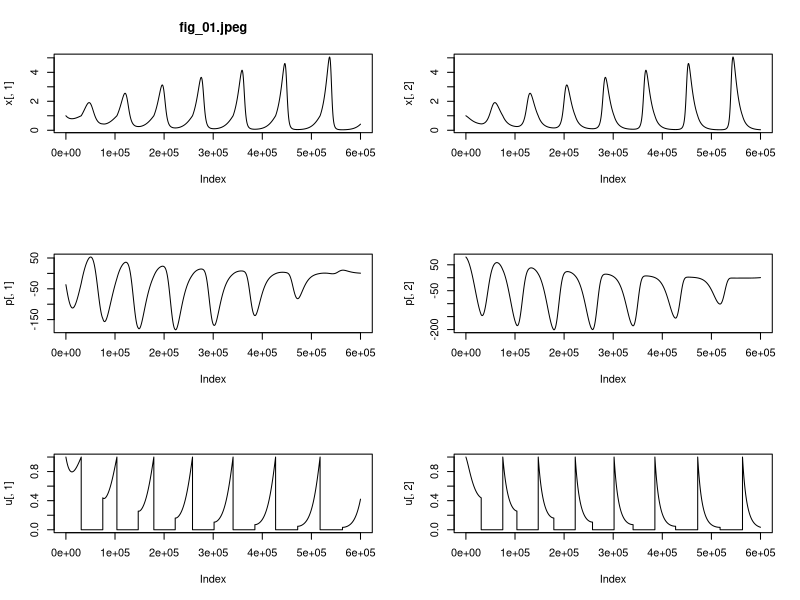
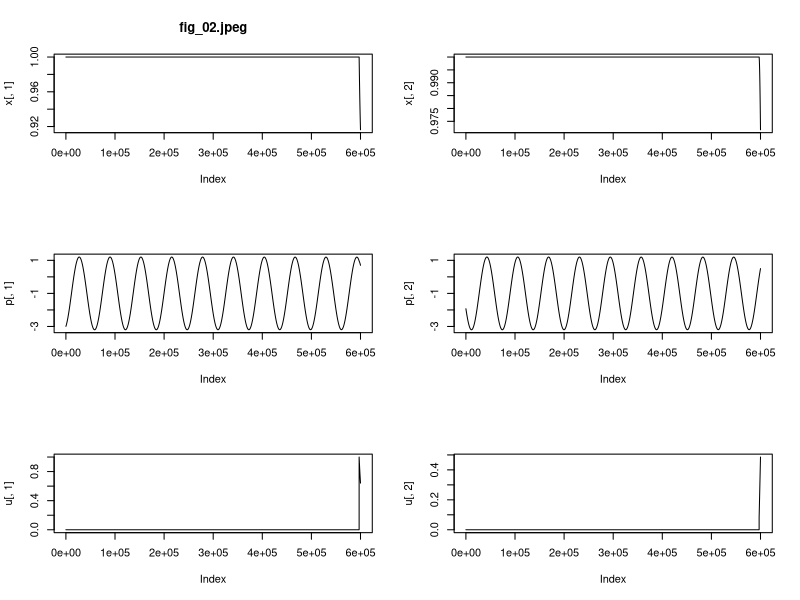
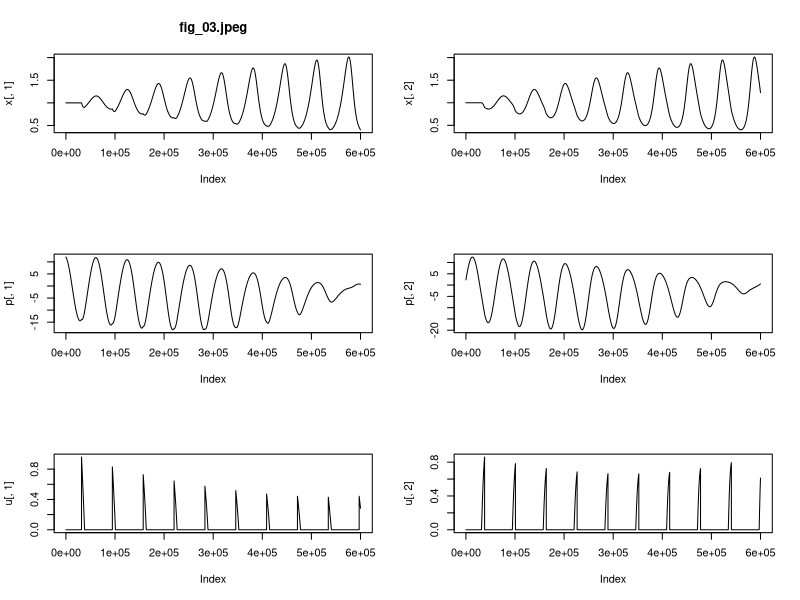
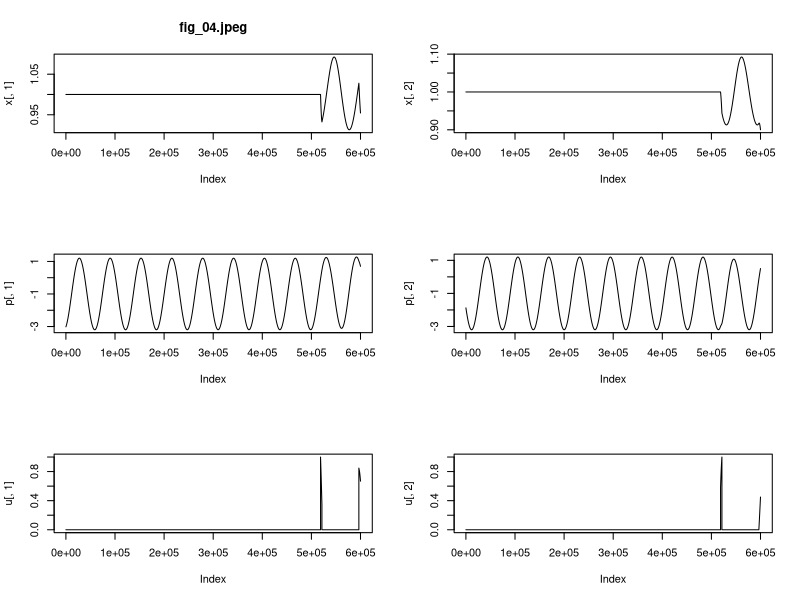

Write R code to recreate these figures, in order. (Note: a time limit stopped this script after it produced the figures.)
# https://www.w3schools.com/r/r_operators.asp

del = 10^(-4)

t1 = 0
t2 = 60

np = round((t2-t1)/del) + 1

t = seq(t1, t2, length.out = np)

del = t[2] - t[1]

p = matrix(rep(1,2*np), ncol=2)

numiter = 10

nom = 'fig_'

for (k in 1:numiter){
  print('-----------------------------------------------')
  x = matrix(rep(0,2*np), ncol=2)

  x1 = c(1,1)
  x[1,] = x1

  for (i in 2:np){
    uu = p[i-1,]*x1
    if (!((0 <= uu[1] & uu[1] <= 1) & (0 <= uu[2] & uu[2] <= 1))){
      uu = c(0,0)
    }
    mat1 = matrix(c(1, x1[2], -x1[1], -1), ncol=2)
    mat2 = matrix(c(.4*uu[1], 0, 0, .2*uu[2]), ncol=2)
    x2 = x1 + del * (mat1 %*% x1 - mat2 %*% x1)
    x[i,] = x2
    x1 = x2
  }

  u = matrix(rep(0,2*np), ncol=2)

  for (i in 1:np){
    uu = p[i,] * x[i,]
    if ((0 <= uu[1] & uu[1] <= 1) & (0 <= uu[2] & uu[2] <= 1)){
      u[i,] = uu
    }
  }

  p = matrix(rep(0,2*np), ncol=2)

  p2 =  c(.7, .5)
  p[np,] = p2

  for (i in (np-1):1){
    uu = u[i+1,]
    xx = x[i+1,]
    mat1 = matrix(c(1, -xx[1], xx[2], -1), ncol = 2)
    mat2 = matrix(c(-xx[2]-.4*uu[1], 0, 0, xx[1]-.2*uu[2]), ncol=2)
    p1 = p2 - del* (c(-xx[1], x[2]) - mat1 %*% p2 - mat2 %*% p2)
    p[i,] = p1
    p2 = p1
  }


  if (k < 10){
    file = paste(nom,'0',k, '.jpeg', sep='')
  } else {
    file = paste(nom,k, '.jpeg', sep='')
  }

  jpeg(file=file)

  par(mfrow=c(3,2))

  plot(x[,1], type='l', main=file)

  plot(x[,2], type='l')

  plot(p[,1], type='l')
  
  plot(p[,2], type='l')

  plot(u[,1], type='l')
 
  plot(u[,2], type='l')
  dev.off()
}
